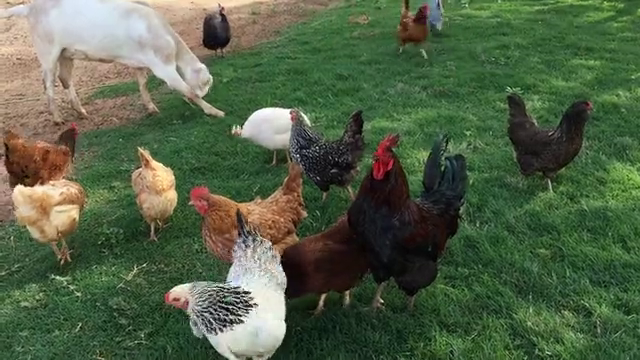
#> input picture frame 23 of Object_Detection/datas/chicken_farm.mp4, 640 x 360 px, given in place of tile_r0_c3.mp4, which was not available
$ python '03.배경제거.py'
#> lines starting #> are read from the running program, lines starting #| are printed output that depends on the picture; after the words box and inside, x2 and y2 are one past the last pixel; in counts of white or black regions, pixels touching at a corner belong together; pictures that were not available may be replaced by others from this repository, and a replacement may not be noted
import cv2
import numpy as np

# 1. 동영상 입력 및 배경 제거기 초기화
video_path = r'C:\Users\brigh\Documents\GitHub\Deep-Learning\Object_Detection\datas\tile_r0_c3.mp4'  # 혹은 0 (카메라)
cap = cv2.VideoCapture(video_path)
if not cap.isOpened():
    print("영상을 열 수 없습니다.")
    exit()

# OpenCV의 MOG2 배경 제거기 초기화 (detectShadows=False로 설정하여 그림자 제거)
bg_subtractor = cv2.createBackgroundSubtractorMOG2(history=50, varThreshold=16, detectShadows=False)

# 프레임 차분을 위한 초기 전 프레임 준비 (그레이스케일)
ret, frame = cap.read()
#> frame is the input picture: shape (360, 640, 3); mean B, G, R 70.7, 98.1, 82.6
if not ret:
    print("첫 번째 프레임을 읽지 못했습니다.")
    cap.release()
    exit()
prev_gray = cv2.cvtColor(frame, cv2.COLOR_BGR2GRAY)
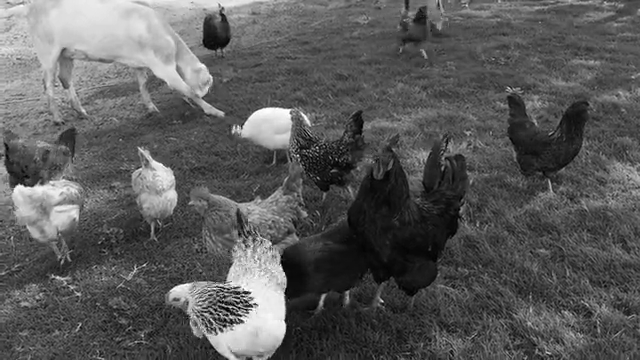
#> prev_gray: shape (360, 640); min 0, max 255, mean 90.3

# 후처리용 커널 (morphological 연산)
kernel = np.ones((3, 3), np.uint8)

while True:
    ret, frame = cap.read()
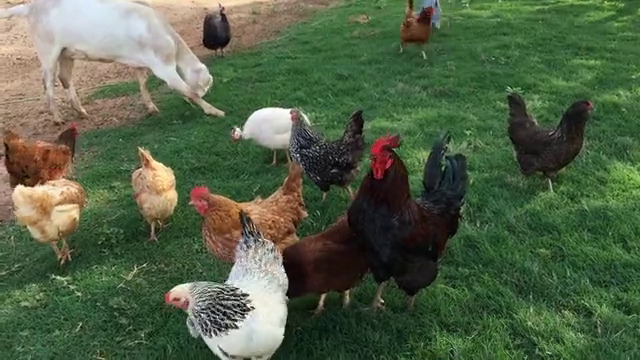
#> input picture frame 24 of Object_Detection/datas/chicken_farm.mp4, 640 x 360 px, given in place of tile_r0_c3.mp4, which was not available
#> frame is the input picture: shape (360, 640, 3); mean B, G, R 70.8, 98, 82.7
    if not ret:
        break

    # 현재 프레임 그레이스케일 변환
    gray = cv2.cvtColor(frame, cv2.COLOR_BGR2GRAY)
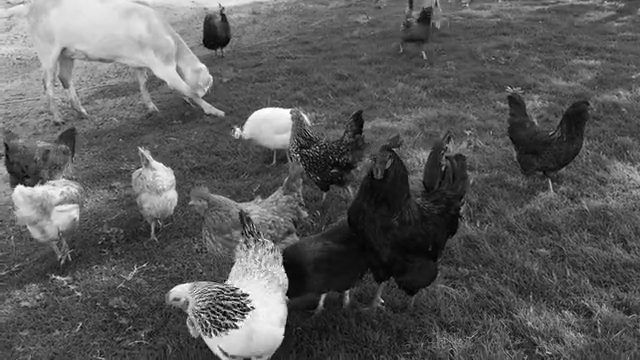
#> gray: shape (360, 640); min 0, max 255, mean 90.3

    # 2. 배경 제거: foreground mask (객체 영역: 255, 배경: 0)
    fg_mask = bg_subtractor.apply(frame)
#> fg_mask: shape (360, 640); every value is 255
    # (필요하면 추가 전처리: 모폴로지 연산으로 노이즈 제거)
    fg_mask = cv2.morphologyEx(fg_mask, cv2.MORPH_OPEN, kernel)

    # 3. 프레임 차분을 통한 움직임 검출 (움직임 mask)
    frame_diff = cv2.absdiff(gray, prev_gray)
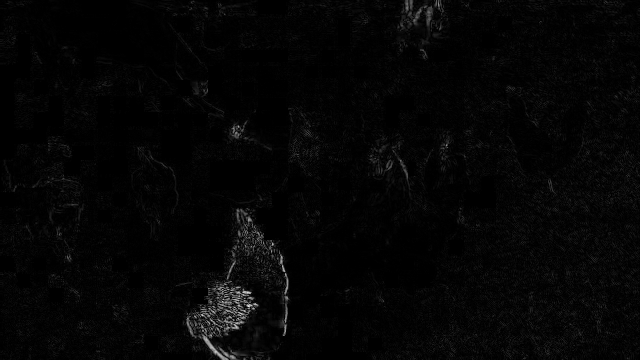
#> frame_diff: shape (360, 640); min 0, max 225, mean 5.1
    _, motion_mask = cv2.threshold(frame_diff, 25, 255, cv2.THRESH_BINARY)
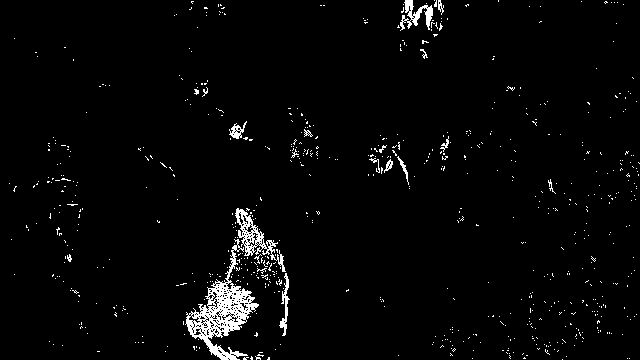
#> motion_mask: shape (360, 640); 2.7% white in thin lines or dots
    # (필요하면 모폴로지 연산 적용)
    motion_mask = cv2.morphologyEx(motion_mask, cv2.MORPH_OPEN, kernel)
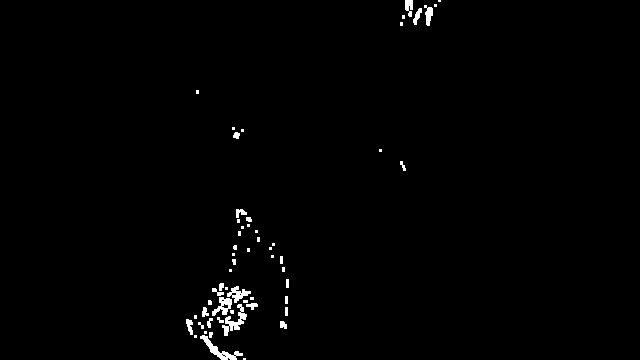
#> motion_mask: shape (360, 640); 0.97% white; 57 white regions (31 under 20 px), largest, box (x1, y1, x2, y2) and area: (200, 335, 243, 360) 287, (222, 304, 247, 336) 279, (212, 297, 232, 316) 189

    # 4. 움직임이 없는 객체 영역 추출
    # motion_mask_inv: 움직임이 없는 영역은 255, 움직임이 있으면 0
    motion_mask_inv = cv2.bitwise_not(motion_mask)
    # 정지한 객체 = foreground (모든 객체) AND 움직임 없는 영역
    static_objects = cv2.bitwise_and(fg_mask, motion_mask_inv)

    # 최종 결과: 배경는 검정(0), 움직이는 객체는 motion_mask에 의해 제거되어 검정, 정지한 객체는 흰색(255)
    # static_objects 결과를 후처리하여 노이즈 제거할 수 있음.
    static_objects = cv2.morphologyEx(static_objects, cv2.MORPH_OPEN, kernel)
#> static_objects: shape (360, 640); 98.9% white; 43 black regions (25 under 20 px), largest, box (x1, y1, x2, y2) and area: (207, 283, 251, 336) 931, (200, 331, 243, 360) 349, (236, 209, 252, 227) 121

    # 5. 결과 창 출력: 원본, foreground mask, motion mask, static_objects 결과
    cv2.imshow('Original Frame', frame)
    cv2.imshow('Foreground Mask', fg_mask)
    cv2.imshow('Motion Mask', motion_mask)
    cv2.imshow('Static Objects', static_objects)

    # 'q' 키를 누르면 종료
    if cv2.waitKey(30) & 0xFF == ord('q'):
#> (key q is pressed here)
        break

    # 현재 프레임을 이전 프레임으로 갱신
    prev_gray = gray.copy()

cap.release()
cv2.destroyAllWindows()

$ run again, starting later in the video
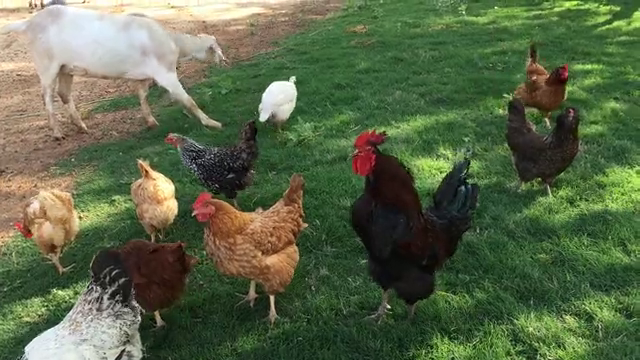
#> input picture frame 105 of Object_Detection/datas/chicken_farm.mp4, 640 x 360 px, given in place of tile_r0_c3.mp4, which was not available
#> frame is the input picture: shape (360, 640, 3); mean B, G, R 71.9, 103.3, 89.7
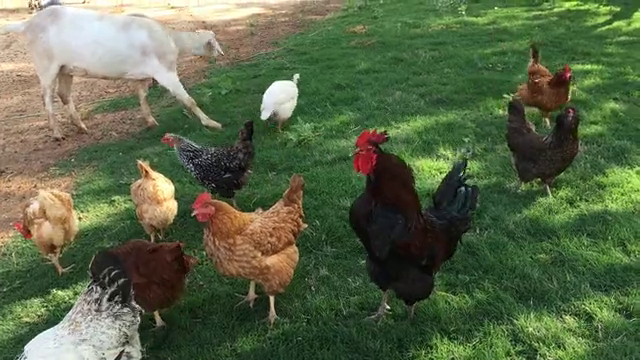
#> input picture frame 106 of Object_Detection/datas/chicken_farm.mp4, 640 x 360 px, given in place of tile_r0_c3.mp4, which was not available
#> frame is the input picture: shape (360, 640, 3); mean B, G, R 71.7, 103.1, 89.5
#> fg_mask: shape (360, 640); every value is 255
#> `motion_mask = cv2.morphologyEx(motion_mask, cv2.MORPH_OPEN, kernel)`:
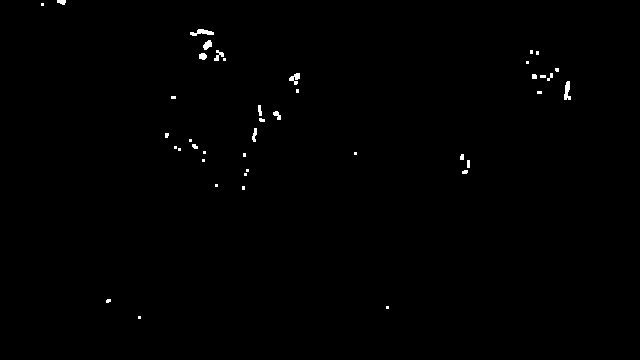
#> motion_mask: shape (360, 640); 0.44% white; 42 white regions (25 under 20 px), largest, box (x1, y1, x2, y2) and area: (190, 29, 214, 36) 95, (564, 81, 571, 100) 88, (289, 73, 300, 85) 72
#> static_objects: shape (360, 640); 99.5% white; 37 black regions (22 under 20 px), largest, box (x1, y1, x2, y2) and area: (190, 29, 214, 36) 96, (564, 81, 571, 100) 90, (289, 73, 300, 85) 79
